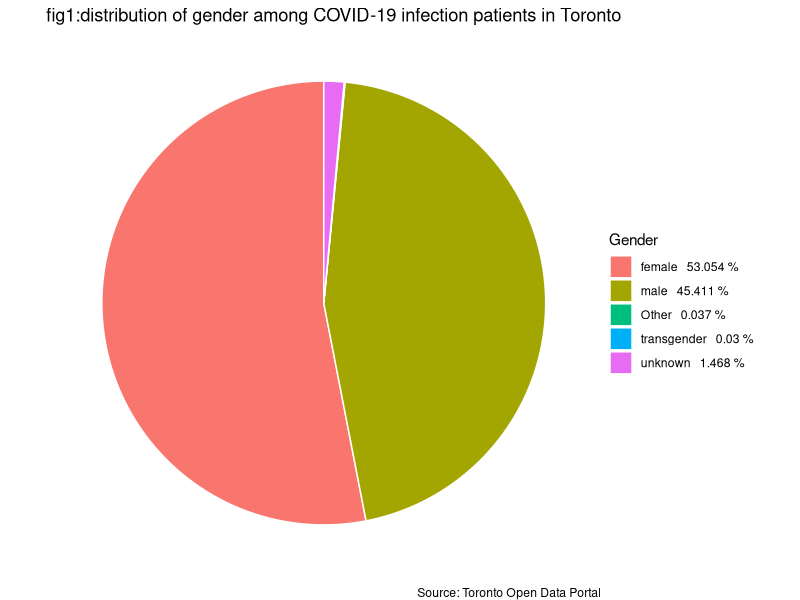
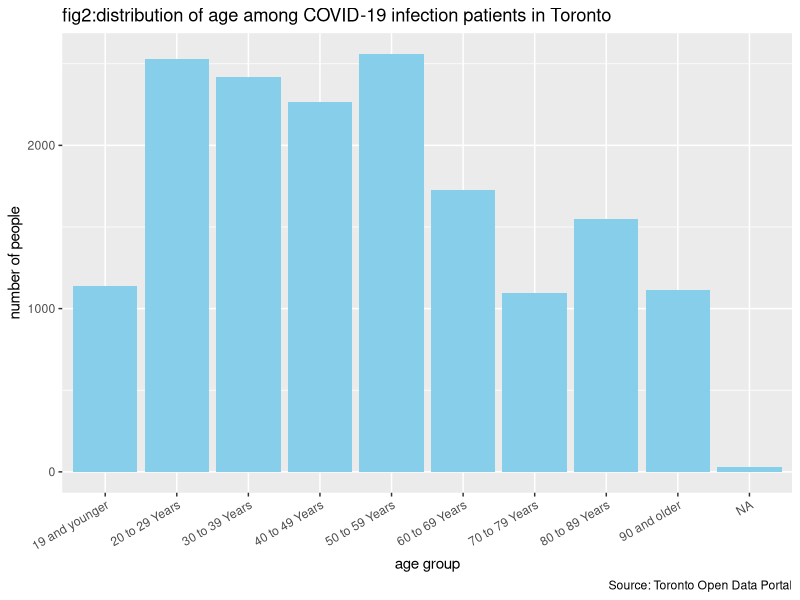
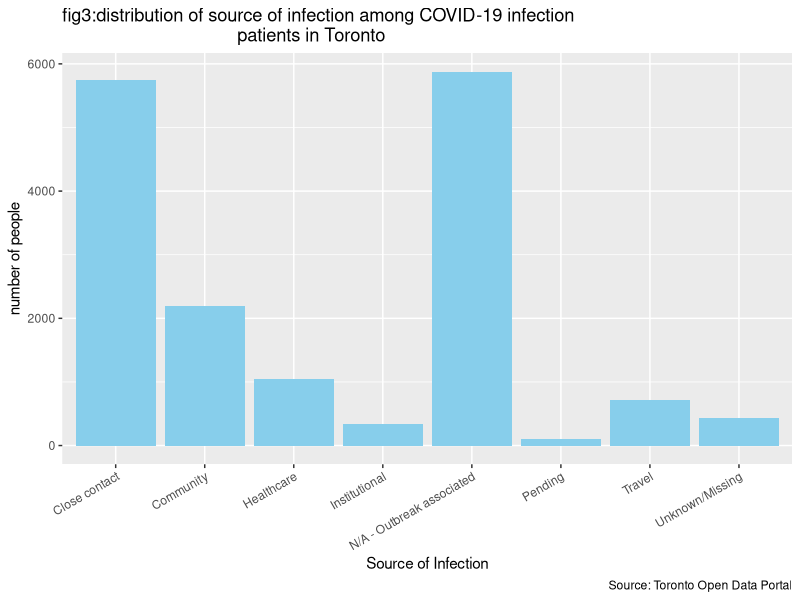
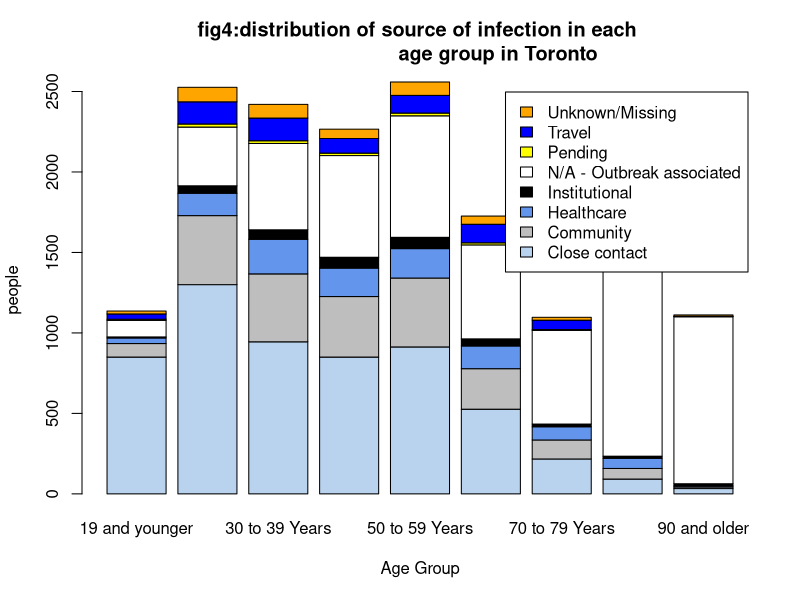

Reproduce these figures in R, in order.
## ---- chunk 1
library(grid)
library(vcd)
library(plotrix)
library(dplyr)
library("tidyverse")
library(plyr)
library("ggplot2")
library(readr)
COVID19_cases <- read_csv("COVID19 cases.csv")
attach(COVID19_cases)
## ---- chunk 2
head(COVID19_cases)
## ---- chunk 3
gen<-c(sum((dplyr::count(dplyr::filter(COVID19_cases,
                                       `Client Gender` == "FEMALE")))),
       sum((dplyr::count(dplyr::filter(COVID19_cases, 
                                       `Client Gender` == "MALE")))),
       sum((dplyr::count(dplyr::filter(COVID19_cases,
                                       `Client Gender` == "OTHER")))),
       sum((dplyr::count(dplyr::filter(COVID19_cases,
                                       `Client Gender` == "TRANSGENDER")))),
       sum((dplyr::count(dplyr::filter(COVID19_cases, 
                                       `Client Gender` == "UNKNOWN")))))
gen_word<-c("female","male","Other","transgender","unknown")
pct_1 <- round((gen/sum(gen))*100, 3)
Gender <- paste(gen_word, " ", pct_1, "%", sep = " ")

data_pie<-data.frame(gen_word,gen)

ggplot(data_pie, aes(x="", y=gen, fill=Gender)) +
  geom_bar(stat="identity", width=1, color="white") +
  coord_polar("y", start=0)+
  ggtitle("fig1:distribution of gender among COVID-19 infection patients in Toronto ")+
  labs(caption = "Source: Toronto Open Data Portal")+
  theme_void()


## ---- chunk 4
COVID19_cases %>% 
  ggplot(aes(x = `Age Group`)) +
  geom_bar(fill = "skyblue")+
  labs(x = "age group",
       y = "number of people" ,
       title = "fig2:distribution of age among COVID-19 infection patients in Toronto",
       caption = "Source: Toronto Open Data Portal" ) +
  theme(axis.text.x=element_text(angle=30, hjust=1))
## ---- chunk 5
COVID19_cases %>% 
  ggplot(aes(x = `Source of Infection`)) +
  geom_bar(fill = "skyblue")+
  labs(x = "Source of Infection",
       y = "number of people" ,
       title = "fig3:distribution of source of infection among COVID-19 infection 
                                   patients in Toronto ",
       caption = "Source: Toronto Open Data Portal") +
  theme(axis.text.x=element_text(angle=30, hjust=1))
## ---- chunk 6
counts_3<-table(COVID19_cases$`Source of Infection`,COVID19_cases$`Age Group`)
barplot(counts_3,
        main = "fig4:distribution of source of infection in each 
                          age group in Toronto",
        xlab = "Age Group", ylab = "people",
        col = c("slategray2","gray","cornflowerblue","black","white",
                "yellow","blue","orange"),
        legend = rownames(counts_3))
